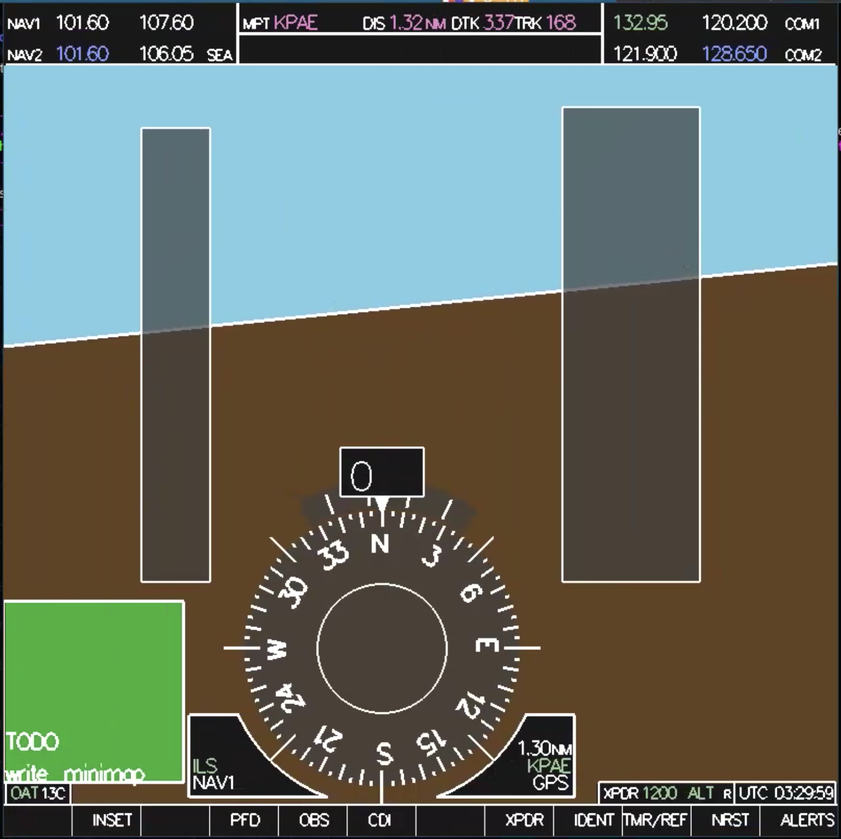
#> input picture FeatureMatching/images/planedash.png, 841 x 839 px, shrunk from 1506 x 1504 before the run
$ python CompareScreenshotToCam.py
#> lines starting #> are read from the running program, lines starting #| are printed output that depends on the picture
"""
This file will begin to explore comparing the screenshot of an image to the camera.
"""
import cv2
import numpy as np
from matplotlib import pyplot as plt


###############################
# grab histogram of an image
###############################
def getHist(img):
    return cv2.calcHist([img], [0], None, [256], [0, 256])


###############################
# plot histograms of an image
###############################
def plotHist(images):
    for img in images:
        plt.hist(img.ravel(), 256, [0, 256])
    plt.show()


"""
First thing here is to check if out-of-the-box methods can simply confirm if the view is obstructed.
This function will compare a screenshot to an image taken at the same time using a camera.
"""
def image_difference_test():
    #read images into memory
    screenshot = cv2.imread('images/planedash.png')
#> screenshot is the input picture: shape (839, 841, 3); mean B, G, R 98.1, 107.7, 99.6
    picture = cv2.imread('images/dash2.png')
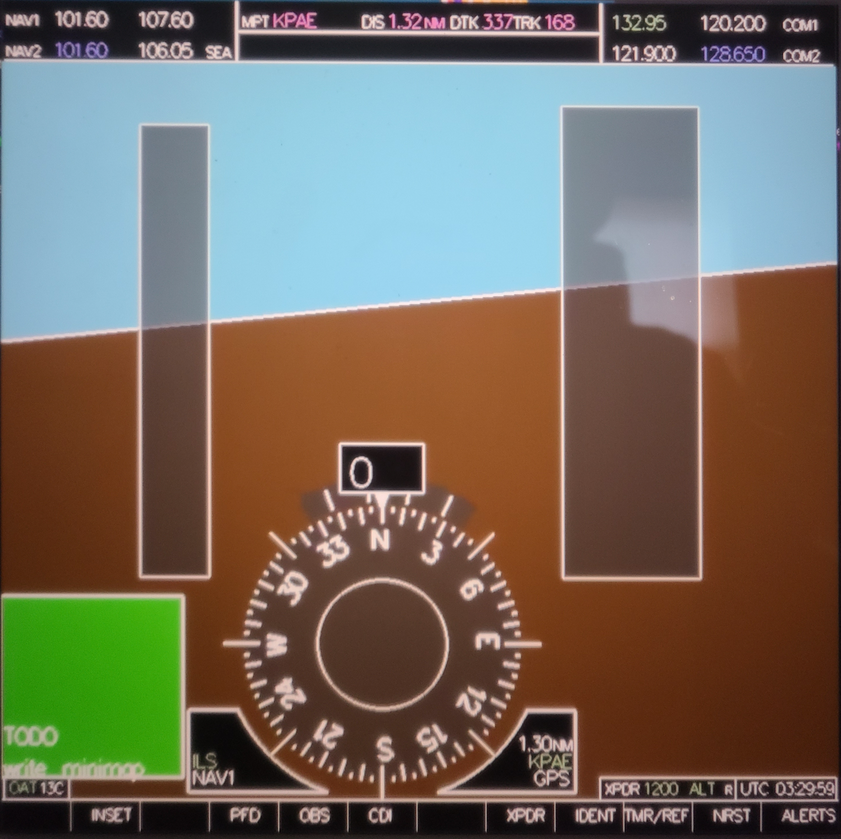
#> input picture FeatureMatching/images/dash2.png, 841 x 839 px, shrunk from 1506 x 1504 before the run
#> picture is the input picture: shape (839, 841, 3); mean B, G, R 95.4, 107.6, 116.3
    obstructed = cv2.imread('images/dash3.png')
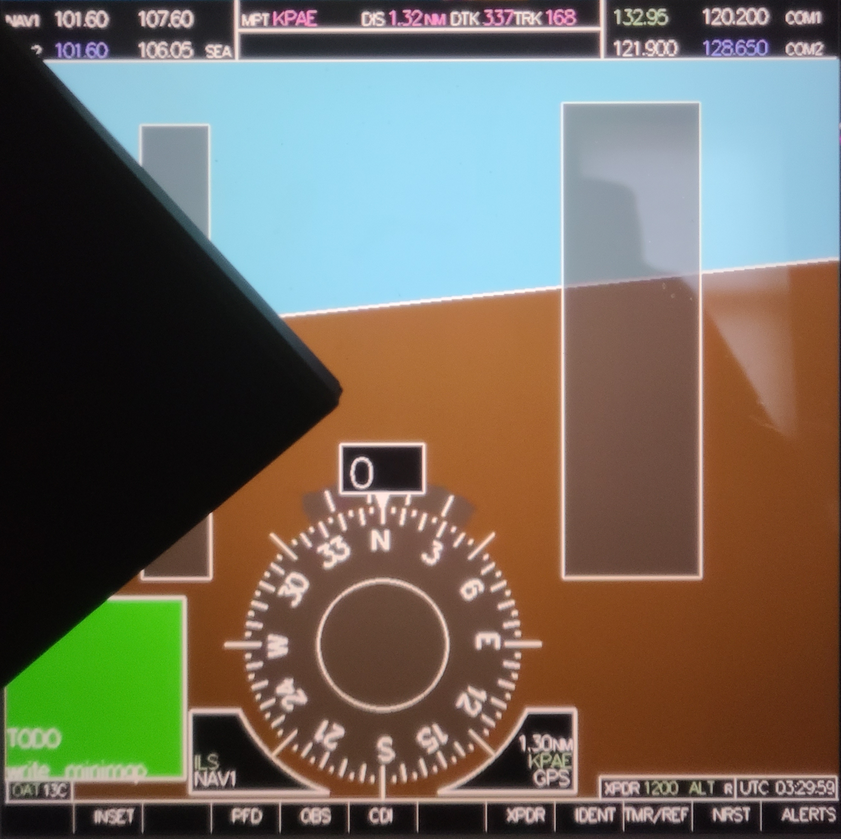
#> input picture FeatureMatching/images/dash3.png, 841 x 839 px, shrunk from 1506 x 1504 before the run
#> obstructed is the input picture: shape (839, 841, 3); mean B, G, R 91.7, 103.9, 110.4

    #find the difference between the screenshot and picture with subtraction
    #diff = cv2.absdiff(screenshot, picture)


    #comparing histrograms
    #images = [screenshot, picture, obstructed]
    #images = [screenshot]
    images = [picture]
    plotHist(images)
#> the loop in plotHist, `for img in images:` made 1 pass
#> in plotHist, `plt.show()`:
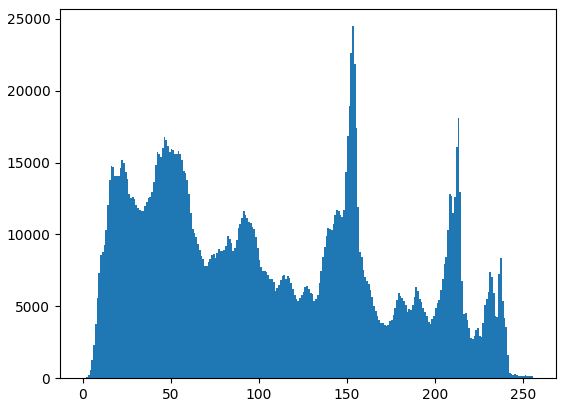
#> figure drawn by matplotlib, 1 panel; tallest bar 24485 high, from x = 153 to 154


    #cv2.imshow("difference", diff)
    #cv2.waitKey()


if __name__ == '__main__':
    image_difference_test()
